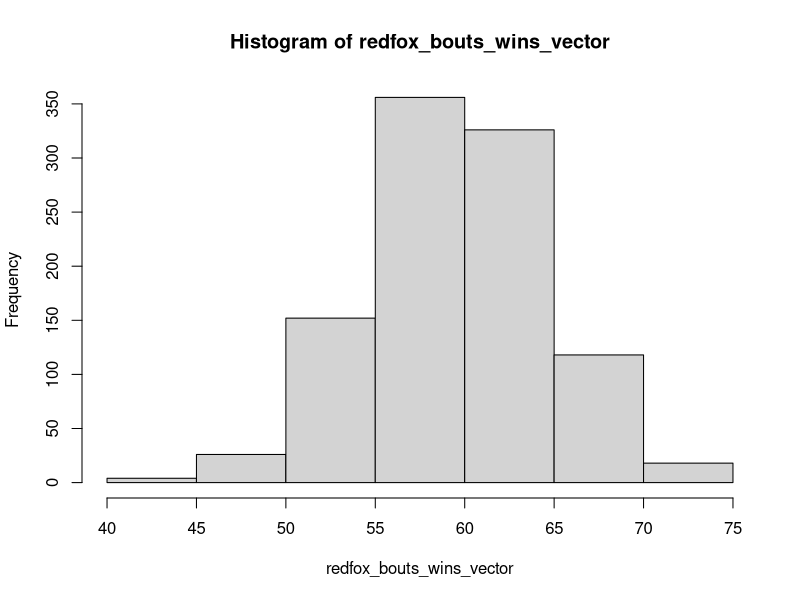
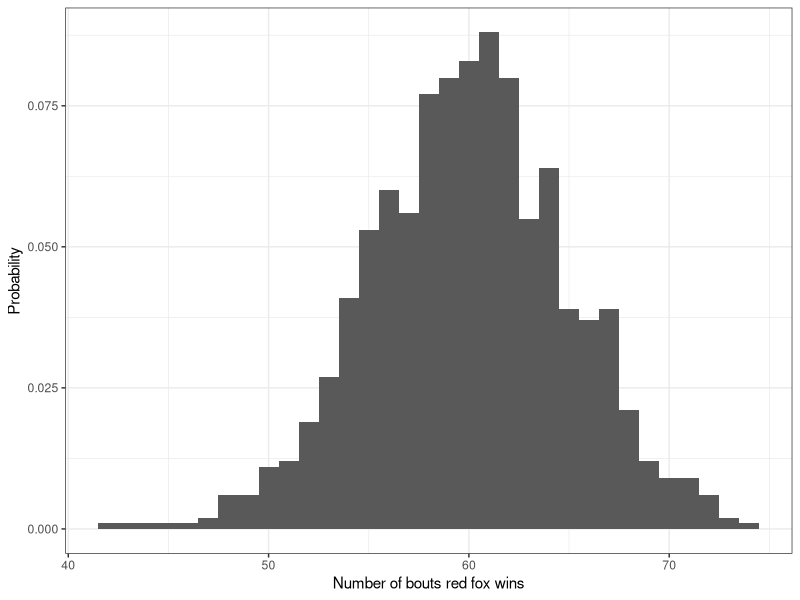
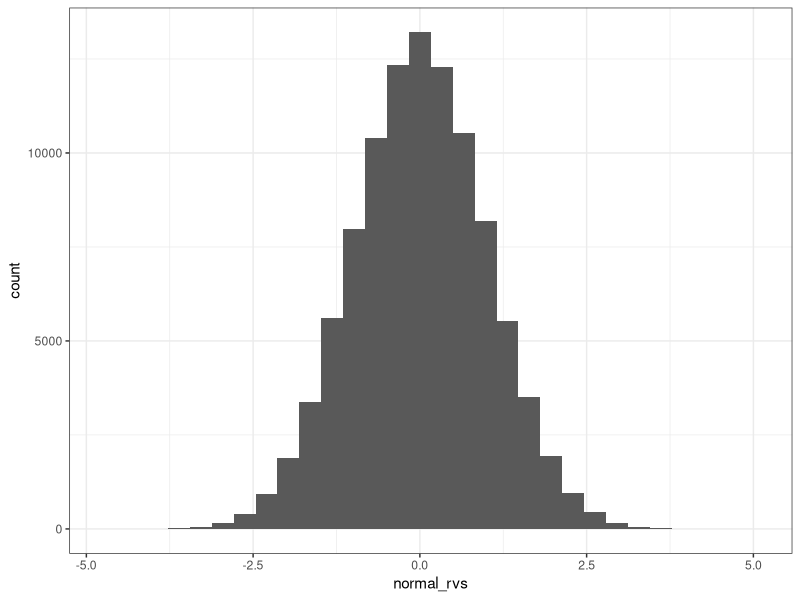

Recreate these plots in R, in order.
## Start with solution to HW 1

## Simulate the battle between the foxes, given red fox attacks first
bout <- runif(1)

if( bout < 0.6 ){
  print("red fox wins")
} else {
  print("arctic fox wins")
}

## Embed the battle in a for loop and run 1000 times

## Initiate the redfox_total_wins counter
redfox_total_wins <- 0

for( ind in 1:1000){
  ## Simulate a full match between the foxes
  
  ## Initiate win counts
  redfox_wins <- 0
  arcticfox_wins <- 0
  
  ## Initiate redfox attacks first
  redfox_attacks <- TRUE
  
  while( all(redfox_wins < 21, arcticfox_wins <21) ){
    
    if(redfox_attacks){
      bout <- runif(1)   
      if( bout < 0.6 ){
        print("red fox wins")
        redfox_wins <- redfox_wins + 1
        redfox_attacks <- TRUE
      } else {
        print("arctic fox wins")
        arcticfox_wins <- arcticfox_wins + 1
        redfox_attacks <- FALSE
      }  
    } else if(!redfox_attacks) {
      bout <- runif(1)   
      if( bout < 0.5 ){
        print("red fox wins")
        redfox_wins <- redfox_wins + 1
        redfox_attacks <- TRUE
      } else {
        print("arctic fox wins")
        arcticfox_wins <- arcticfox_wins + 1
        redfox_attacks <- FALSE
      }
    }
  }
  if(redfox_wins >= 21){
    print("red fox wins overall")
    redfox_total_wins <- redfox_total_wins + 1
  }
} # End for loop



## New stuff

## What is the probability that red fox wins x bouts out of n total bouts

## Initiate red fox wins vector
redfox_bouts_wins_vector <- c()

for( foo in 1:1000){
  ## Probability of red fox winning is 0.6
  redfox_wins <- 0
  
  for( bar in 1:100){
    bout <- runif(1)   
    if( bout < 0.6 ){
      print("red fox wins")
      redfox_wins <- redfox_wins + 1
    } else {
      print("arctic fox wins")
    }  
  }
  redfox_bouts_wins_vector <- c(redfox_bouts_wins_vector, redfox_wins)
}

## Make a histogram - base R
hist( x = redfox_bouts_wins_vector )

## Make a histogram - ggplot
library(ggplot2)

ggplot() +
  geom_histogram( data = NULL,
                  aes(x = redfox_bouts_wins_vector,
                      y = ..density..),
                  binwidth = 1) + 
  xlab( "Number of bouts red fox wins") +
  ylab( "Probability") +
  theme_bw()

# Prob 60 wins followed by 40 losses
.6^60 * .4^40

(factorial(100)/(factorial(60)*factorial(40))) * .6^60 * .4^40

(factorial(100)/(factorial(60)*factorial(40)))


## Use distributions in R
runif(1)
?runif
?rnorm
?rbinom


dbinom(x = 60, size = 100, prob = 0.6)

## Playing with the normal
normal_rvs <- rnorm( n = 100000, mean = 0, sd = 1)

ggplot() +
  geom_histogram(data = NULL, aes(x = normal_rvs)) +
  theme_bw()

mean(normal_rvs)
sd(normal_rvs)
